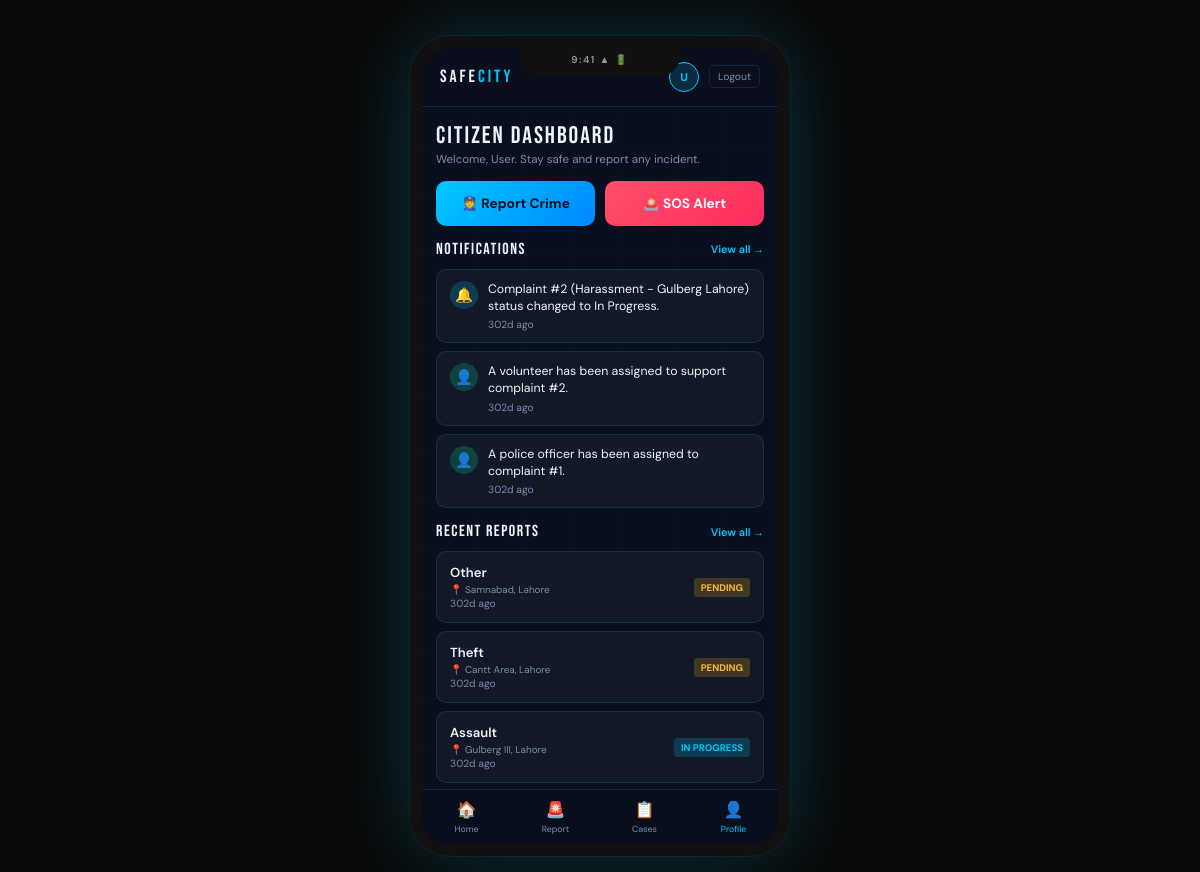
Screenshot of /citizen_dashboard with the database file from the repository.
### tables this page shows
CREATE TABLE Notifications (
    notification_id INTEGER PRIMARY KEY AUTOINCREMENT,
    message TEXT NOT NULL,
    created_at DATETIME DEFAULT CURRENT_TIMESTAMP
);

CREATE TABLE Complaints (
    complaint_id INTEGER PRIMARY KEY AUTOINCREMENT,
    user_id INTEGER,
    category_id INTEGER,
    description TEXT NOT NULL,
    location TEXT NOT NULL,
    status TEXT DEFAULT 'Pending' CHECK(status IN ('Pending','In Progress','Resolved')),
    created_at DATETIME DEFAULT CURRENT_TIMESTAMP,

    FOREIGN KEY (user_id) REFERENCES Citizens(citizen_id),
    FOREIGN KEY (category_id) REFERENCES CrimeCategories(category_id)
);

CREATE TABLE CrimeCategories (
    category_id INTEGER PRIMARY KEY AUTOINCREMENT,
    name TEXT UNIQUE NOT NULL
);

### app.py (the view)
@app.route('/citizen_dashboard')
def citizen_dashboard():
    db = get_db_connection()
    notifications = db.execute('''
        SELECT message, created_at
        FROM Notifications
        ORDER BY created_at DESC
        LIMIT 3
    ''').fetchall()
    now = datetime.now()
    recent_notifications = []
    for n in notifications:
        dt = datetime.strptime(n['created_at'], '%Y-%m-%d %H:%M:%S')
        hours_ago = (now - dt).total_seconds() / 3600
        recent_notifications.append({
            'message': n['message'],
            'time_ago': time_ago(n['created_at']),
            'is_new': hours_ago < 24
        })
    reports = db.execute('''
        SELECT c.complaint_id, cc.name as category_name, c.location, c.status, c.created_at
        FROM Complaints c
        JOIN CrimeCategories cc ON c.category_id = cc.category_id
        ORDER BY c.created_at DESC
        LIMIT 3
    ''').fetchall()
    recent_reports = [dict(r, time_ago=time_ago(r['created_at'])) for r in reports]
    db.close()
    return render_template('citizen_dashboard.html',
        recent_notifications=recent_notifications,
        recent_reports=recent_reports
    )

### app.py (called while the page is built)
def get_db_connection():
    conn = sqlite3.connect(DATABASE)
    conn.row_factory = sqlite3.Row
    return conn

def time_ago(dt_str):
    if not dt_str:
        return ''
    dt = datetime.strptime(dt_str, '%Y-%m-%d %H:%M:%S')
    now = datetime.now()
    diff = now - dt
    minutes = int(diff.total_seconds() // 60)
    if minutes < 1:
        return 'Just now'
    elif minutes < 60:
        return f'{minutes}m ago'
    elif minutes < 1440:
        return f'{minutes // 60}h ago'
    else:
        return f'{minutes // 1440}d ago'

### templates/citizen_dashboard.html (shortened to what this page needs)
<!DOCTYPE html>
<html lang="en">
<head>
</head>
<body>
  <div class="phone-frame">
    <div class="header">
      <div class="logo">SAFE<span>CITY</span></div>
      <div class="header-right">
        <div class="user-avatar">{{ session.name[0] if session.name else 'U' }}</div>
        <a href="/" class="logout-link">Logout</a>
      </div>
    </div>
    <div class="phone-content">
      <div class="content">
        <div>
          <div class="page-title">Citizen Dashboard</div>
          <div class="page-sub">Welcome, {{ session.name if session.name else 'User' }}. Stay safe and report any incident.</div>
        </div>
        <div class="action-grid">
          <a href="/report" class="action-btn btn-report">👮 Report Crime</a>
          <button onclick="alert('Emergency services notified!')" class="action-btn btn-sos">🚨 SOS Alert</button>
        </div>
        <div>
          <div class="section-head">
            <div class="section-title">Notifications</div>
            <a href="/notifications" class="section-link">View all →</a>
          </div>
          <div class="notif-list">
            {% for n in recent_notifications %}
            <div class="notif-card">
              <div class="notif-icon {% if 'assigned' in n.message|lower %}ni-person{% elif 'resolved' in n.message|lower %}ni-check{% else %}ni-bell{% endif %}">
                {% if 'assigned' in n.message|lower %}👤{% elif 'resolved' in n.message|lower %}✓{% else %}🔔{% endif %}
              </div>
              <div class="notif-body">
                <div class="notif-top">
                  <div class="notif-text">{{ n.message }}</div>
                </div>
                <div class="notif-time">{{ n.time_ago }}</div>
              </div>
            </div>
            {% else %}
            <div class="empty-state">No notifications yet</div>
            {% endfor %}
          </div>
        </div>
        <div>
          <div class="section-head">
            <div class="section-title">Recent Reports</div>
            <a href="/case_tracking" class="section-link">View all →</a>
          </div>
          <div class="report-list">
            {% for r in recent_reports %}
            <div class="report-card">
              <div>
                <div class="report-type">{{ r.category_name }}</div>
                <div class="report-loc">📍 {{ r.location }}</div>
                <div class="report-date">{{ r.time_ago }}</div>
              </div>
              <span class="status-pill {% if r.status == 'Pending' %}sp-pending{% elif r.status == 'In Progress' %}sp-progress{% else %}sp-resolved{% endif %}">{{ r.status }}</span>
            </div>
            {% else %}
            <div class="empty-state">No reports filed yet</div>
            {% endfor %}
          </div>
        </div>
      </div>
    </div>
    <div class="bottom-nav">
      <a href="/portal" class="nav-btn"><span class="nav-btn-icon">🏠</span>Home</a>
      <a href="/report" class="nav-btn"><span class="nav-btn-icon">🚨</span>Report</a>
      <a href="/case_tracking" class="nav-btn"><span class="nav-btn-icon">📋</span>Cases</a>
      <a href="/citizen_dashboard" class="nav-btn active"><span class="nav-btn-icon">👤</span>Profile</a>
    </div>
  </div>
</body>
</html>

### rows the page displays
Notifications: message "Complaint #2 (Harassment - Gulberg Lahore) status changed to In Progress.", time_ago "302d ago"
Notifications: message "A volunteer has been assigned to support complaint #2.", time_ago "302d ago"
Notifications: message "A police officer has been assigned to complaint #1.", time_ago "302d ago"
Complaints: category_name "Other", location "Samnabad, Lahore", time_ago "302d ago", status "PENDING"
Complaints: category_name "Theft", location "Cantt Area, Lahore", time_ago "302d ago", status "PENDING"
Complaints: category_name "Assault", location "Gulberg III, Lahore", time_ago "302d ago", status "IN PROGRESS"

### other values shown
{{ session.name[0] if session.name else 'U' }} "U"
{{ session.name if session.name else 'User' }} "User"
